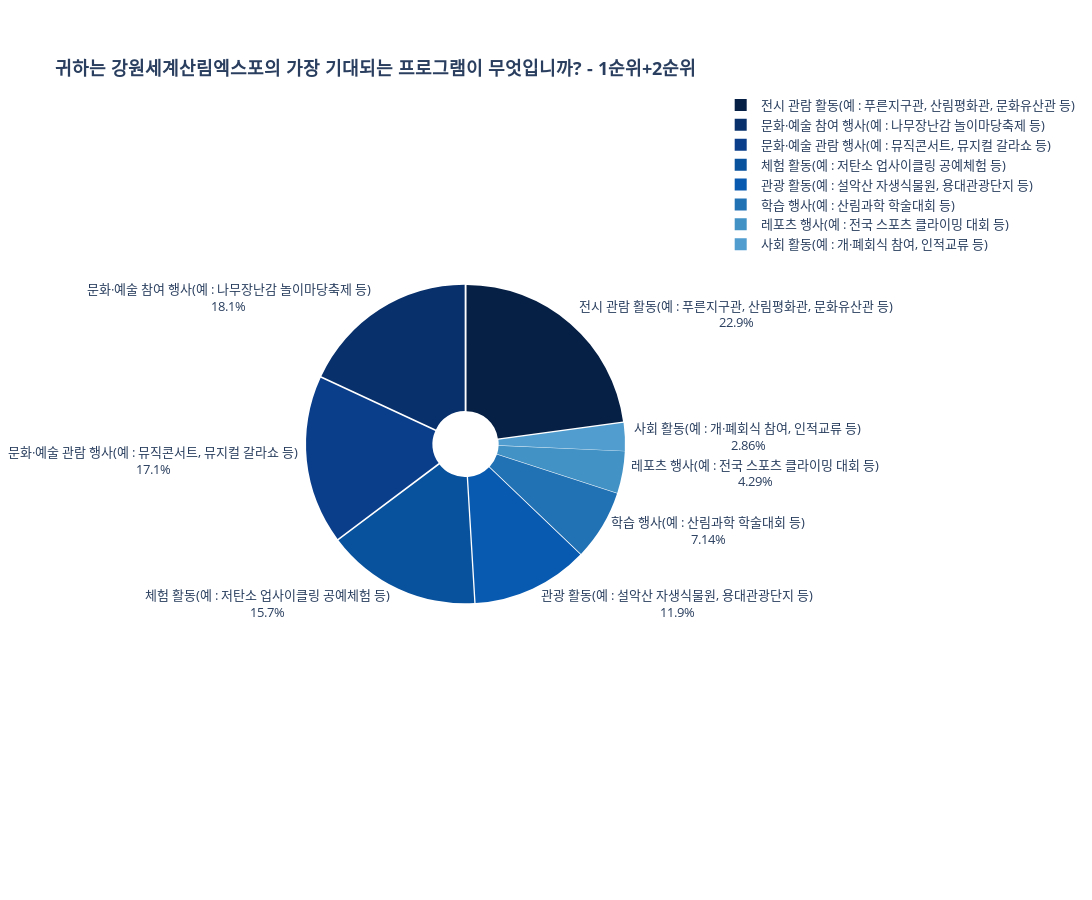

The code cell stored with this chart in its notebook:
### Code cell
# 빈도를 비율로 변환
frequency3_C['비율'] = frequency3_C['1순위+2순위_빈도'] / frequency3_C['1순위+2순위_빈도'].sum()

# 파이 차트 시각화 (크기 조절)
fig = px.pie(frequency3_C, values='비율', names='값', title="<b>귀하는 강원세계산림엑스포의 가장 기대되는 프로그램이 무엇입니까? - 1순위+2순위</b>", hole=0.2,
                color_discrete_sequence=color_scale)
fig.update_layout(
    font=dict(size=13),
    height=900,  # 그림의 높이 설정
    width=1400,    # 그림의 너비 설정
    legend=dict(x=1.3, y=1.1)  # 범례 위치 조정 (x, y 조절 가능)
)
# 차트 내에 비율 숫자 직접 표시
pull_lst = [0.01] * 12
fig.update_traces(textinfo='percent+label', pull=pull_lst, insidetextorientation='horizontal')  # 비율 숫자를 라벨과 함께 표시

fig.show()

### Figure 1 — Plotly figure (JSON) as saved in the notebook; plotly's stock layout.template omitted (floating-point values rounded to 4 significant figures)
{"data": [{"domain": {"x": [0, 1], "y": [0, 1]}, "hole": 0.2, "hovertemplate": "값=%{label}<br>비율=%{value}<extra></extra>", "insidetextorientation": "horizontal", "labels": ["전시 관람 활동(예 : 푸른지구관, 산림평화관, 문화유산관 등)", "문화·예술 참여 행사(예 : 나무장난감 놀이마당축제 등)", "문화·예술 관람 행사(예 : 뮤직콘서트, 뮤지컬 갈라쇼 등)", "체험 활동(예 : 저탄소 업사이클링 공예체험 등)", "관광 활동(예 : 설악산 자생식물원, 용대관광단지 등)", "학습 행사(예 : 산림과학 학술대회 등)", "레포츠 행사(예 : 전국 스포츠 클라이밍 대회 등)", "사회 활동(예 : 개·폐회식 참여, 인적교류 등) "], "legendgroup": "", "name": "", "pull": [0.01, 0.01, 0.01, 0.01, 0.01, 0.01, 0.01, 0.01, 0.01, 0.01, 0.01, 0.01], "showlegend": true, "textinfo": "percent+label", "type": "pie", "values": [0.2286, 0.181, 0.1714, 0.1571, 0.119, 0.07143, 0.04286, 0.02857]}], "layout": {"font": {"size": 13}, "height": 900, "legend": {"tracegroupgap": 0, "x": 1.3, "y": 1.1}, "piecolorway": ["rgb(5,31,69)", "rgb(8,48,107)", "rgb(11,62,138)", "rgb(8,81,156)", "rgb(7,90,176)", "rgb(33,113,181)", "rgb(66,146,198)", "rgb(81,157,207)", "rgb(107,174,214)", "rgb(158,202,225)", "rgb(198,219,239)", "rgb(222,235,247)", "rgb(247,251,255)"], "title": {"text": "<b>귀하는 강원세계산림엑스포의 가장 기대되는 프로그램이 무엇입니까? - 1순위+2순위</b>"}, "width": 1400}}
